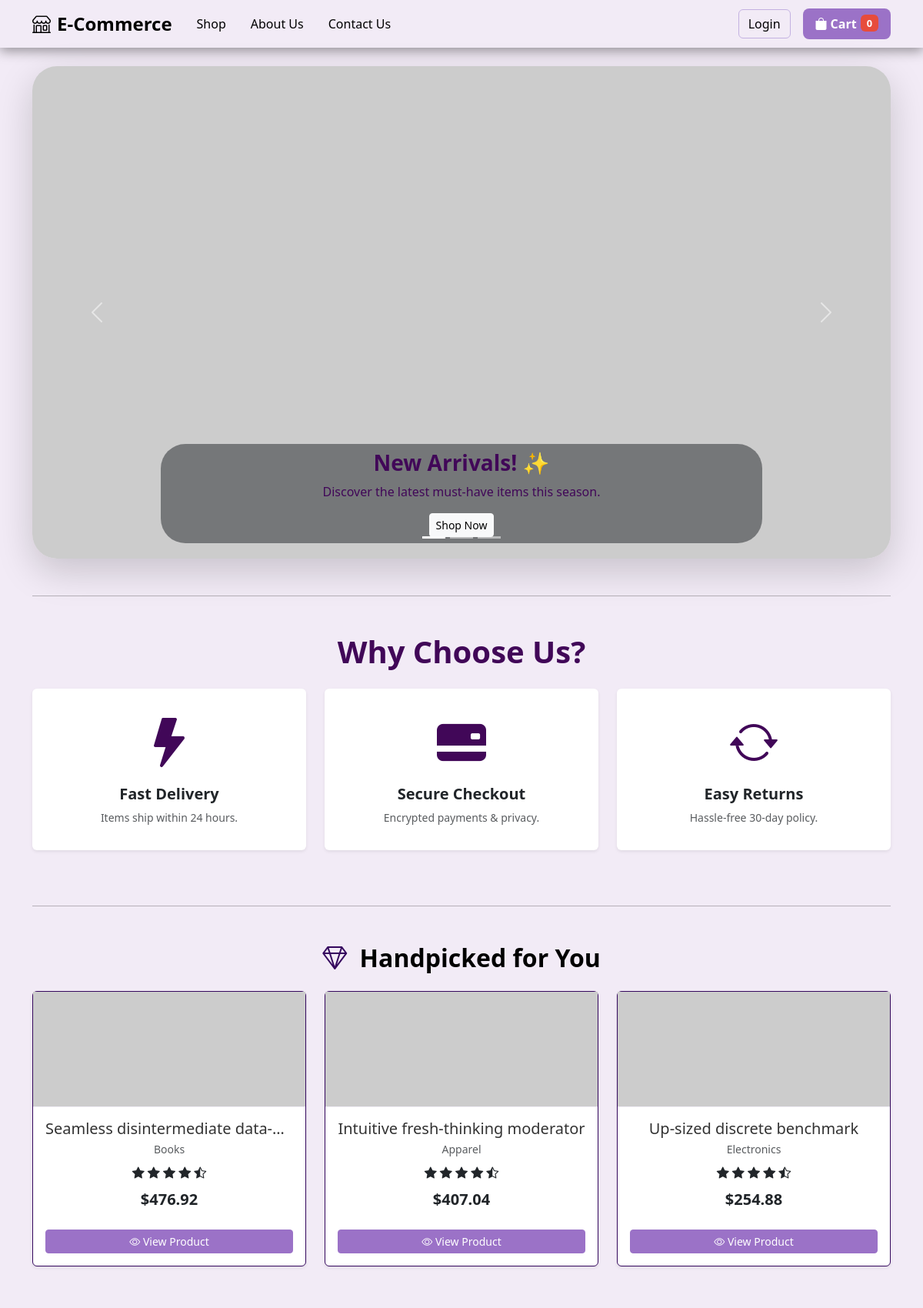
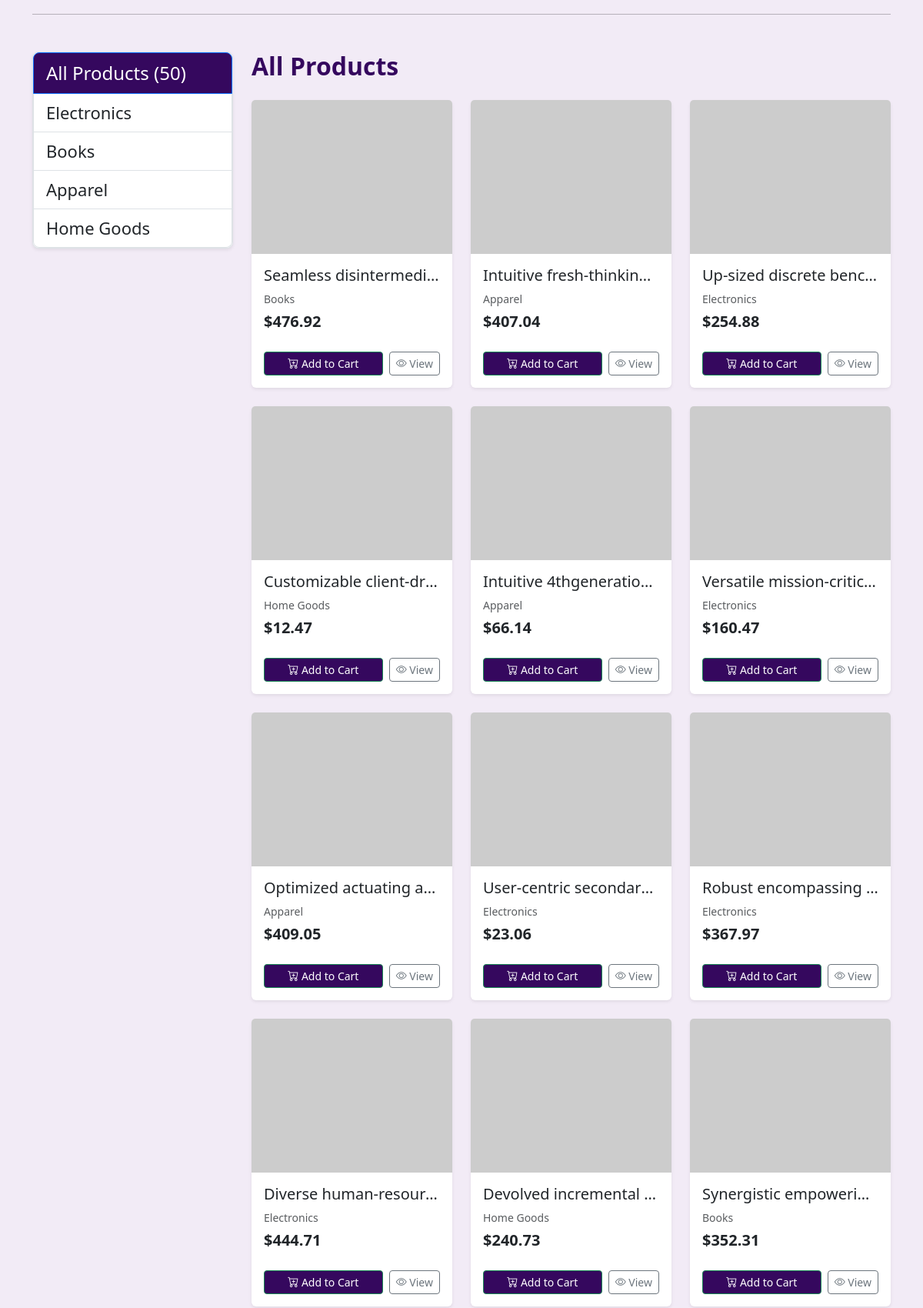
The page / (upper part) on the database its author committed (2 pictures, top to bottom).
### store/models.py (models this page shows, shortened)
class Product(models.Model):
    category = models.ForeignKey(Category, on_delete=models.SET_NULL, null=True)
    name = models.CharField(max_length=200)
    price = models.DecimalField(max_digits=7, decimal_places=2)
    image = models.ImageField(upload_to='products/', null=True, blank=True)
    digital = models.BooleanField(default=False, null=True, blank=False)

class Category(models.Model):
    name = models.CharField(max_length=100, unique=True)
    slug = models.SlugField(max_length=100, unique=True, blank=True)
    class Meta:
        verbose_name_plural = 'Categories'

### store/views.py (the view)
# urls.py: 2. Add a URL to urlpatterns:  path('', views.home, name='home')
def home(request, category_slug=None):
    data = cart_data(request)
    customer = data['customer']
    cart_items_count = data['cart_items_count']
    try:
        products = Product.objects.all()
        categories = Category.objects.all()
    except Exception: # Use a general catch for model import/DB errors during development
        products = []
        categories = []
    selected_category_slug = None
    if category_slug:
        selected_category_slug = category_slug
        products = products.filter(category__slug=category_slug)
    carousel_products = products[:3]
    suggested_products = Product.objects.order_by('-id')[:4]
    features = [
        {"icon": "bi-lightning-charge", "title": "Fast Delivery", "description": "Get your order in 3-5 business days."},
        {"icon": "bi-shield-check", "title": "Secure Payments", "description": "100% secure payment gateway with SSL."},
        {"icon": "bi-arrow-repeat", "title": "Easy Returns", "description": "30-day no-hassle return policy."},
    ]
    context = {
        'products': products,
        'categories': categories,
        'selected_category_slug': selected_category_slug,
        'carousel_products': carousel_products,
        'suggested_products': suggested_products,
        'features': features,
        'customer': customer,
        'cart_items_count': cart_items_count,
    }
    return render(request, 'store/index.html', context)

### store/utils.py (called while the page is built, shortened)
def cookie_cart(request):
    try:
        cart = json.loads(request.COOKIES['cart'])
    except:
        cart = {}
    items = []
    order = {'get_cart_total': 0, 'get_cart_items': 0, 'shipping': False}
    cart_items_count = order['get_cart_items']
    return {'cart_items_count': cart_items_count, 'order': order, 'items': items, 'customer': None} # Added customer: None for consistency

def cart_data(request):
    if request.user.is_authenticated:
        user = request.user
        try:
            customer = user.customer
        except ObjectDoesNotExist:
            customer = Customer.objects.create(
                user=user,
                name=user.username,
                email=user.email
            )
        order, created = Order.objects.get_or_create(customer=customer, complete=False)
        items = order.orderitem_set.all()
        cart_items_count = order.get_cart_items
    else:
        cookie_data = cookie_cart(request)
        cart_items_count = cookie_data['cart_items_count']
        order = cookie_data['order']
        items = cookie_data['items']
        customer = cookie_data['customer'] # Will be None from cookie_cart
    return {'cart_items_count': cart_items_count, 'order': order, 'items': items, 'customer': customer}

### store/templates/store/index.html (shortened to what this page needs)
{% extends 'base.html' %}
{% load static %}
{% block content %}
<div id="heroCarousel" class="carousel slide mb-5 mt-4 shadow-lg rounded-3 overflow-hidden" data-bs-ride="carousel" style="border-radius: 32px !important;">
    <div class="carousel-indicators">
        <button type="button" data-bs-target="#heroCarousel" data-bs-slide-to="0" class="active" aria-current="true" aria-label="Slide 1"></button>
        <button type="button" data-bs-target="#heroCarousel" data-bs-slide-to="1" aria-label="Slide 2"></button>
        <button type="button" data-bs-target="#heroCarousel" data-bs-slide-to="2" aria-label="Slide 3"></button>
    </div>
    <div class="carousel-inner">
        <div class="carousel-item active">
            <img src="https://picsum.photos/seed/promo-1/1200/300" class="d-block w-100" alt="New Arrivals">
            <div class="carousel-caption d-none d-md-block bg-dark bg-opacity-50 p-2 rounded-3" style="border-radius: 32px !important;">
                <h3 class="fw-bold" style="color: rgb(65, 7, 88) !important;">New Arrivals! ✨</h3>
                <p style="color: rgb(65, 7, 88) !important;">Discover the latest must-have items this season.</p>
                <a href="#" class="btn btn-sm btn-light">Shop Now</a>
            </div>
        </div>
    </div>
    <button class="carousel-control-prev" type="button" data-bs-target="#heroCarousel" data-bs-slide="prev">
        <span class="carousel-control-prev-icon" aria-hidden="true"></span>
    </button>
    <button class="carousel-control-next" type="button" data-bs-target="#heroCarousel" data-bs-slide="next">
        <span class="carousel-control-next-icon" aria-hidden="true"></span>
    </button>
</div>
<hr class="my-5">
<h2 class="text-center mb-4 display-6 fw-bold " style="color: rgb(65, 7, 88);">Why Choose Us?</h2>
<div class="row text-center mb-5">
    <div class="col-md-4 mb-4">
        <div class="feature-card card h-100 shadow-sm border-0 p-3 hover-lift">
            <div class="card-body">
                <i class="bi bi-lightning-fill display-3 text-primary mb-3" style="color: rgb(65, 7, 88) !important;"></i>
                <h5 class="fw-bold mb-2">Fast Delivery</h5>
                <p class="text-muted small mb-0">Items ship within 24 hours.</p>
            </div>
        </div>
    </div>
    <div class="col-md-4 mb-4">
        <div class="feature-card card h-100 shadow-sm border-0 p-3 hover-lift">
            <div class="card-body">
                <i class="bi bi-credit-card-2-back-fill display-3 text-secondary mb-3" style="color: rgb(65, 7, 88) !important;"></i>
                <h5 class="fw-bold mb-2">Secure Checkout</h5>
                <p class="text-muted small mb-0">Encrypted payments & privacy.</p>
            </div>
        </div>
    </div>
    <div class="col-md-4 mb-4">
        <div class="feature-card card h-100 shadow-sm border-0 p-3 hover-lift">
            <div class="card-body">
                <i class="bi bi-arrow-repeat display-3 text-dark mb-3" style="color: rgb(65, 7, 88) !important;"></i>
                <h5 class="fw-bold mb-2">Easy Returns</h5>
                <p class="text-muted small mb-0">Hassle-free 30-day policy.</p>
            </div>
        </div>
    </div>
</div>
<hr class="my-5">
<h2 class="mb-4 text-center fw-bold" style="color: var(--custom-purple) !important;">
    <i class="bi bi-gem me-2" style="color: var(--bs-primary);"></i> Handpicked for You
</h2>
<div class="row mb-5">
    {% for product in products|slice:":3" %}
    <div class="col-lg-4 col-md-6 mb-4">
        <div class="suggested-product-card card h-100 shadow-sm">
            <div class="img-container">
                {% if product.image %}
                <img src="{{ product.image.url }}" alt="{{ product.name }}" loading="lazy">
                {% else %}
                <img src="https://picsum.photos/seed/suggested-{{ product.id }}/300/200"
                     alt="{{ product.name }} placeholder" loading="lazy">
                {% endif %}
            </div>
            <div class="card-body text-center d-flex flex-column">
                <h5 class="card-title text-truncate mb-1">{{ product.name }}</h5>
                <p class="card-text text-muted small mb-2">{{ product.category.name }}</p>
                <div class="star-rating mb-2">
                    <i class="bi bi-star-fill fs-6" style="color: var(--custom-purple);"></i>
                    <i class="bi bi-star-fill fs-6" style="color: var(--custom-purple);"></i>
                    <i class="bi bi-star-fill fs-6" style="color: var(--custom-purple);"></i>
                    <i class="bi bi-star-fill fs-6" style="color: var(--custom-purple);"></i>
                    <i class="bi bi-star-half fs-6" style="color: var(--custom-purple);"></i>
                </div>
                <p class="card-text fw-bold fs-5 mt-auto text-dark">${{ product.price|floatformat:2 }}</p>
                <div class="d-grid mt-2">
                    <a href="{% url 'store:product_detail' product.id %}" class="btn btn-primary btn-sm" style="background-color: #35085e; color: white;">
                        <i class="bi bi-eye"></i> View Product
                    </a>
                </div>
            </div>
        </div>
    </div>
    {% empty %}
    <div class="col-12">
        <div class="alert alert-info text-center" role="alert">
            <i class="bi bi-info-circle me-2"></i> No suggested products to show yet.
        </div>
    </div>
    {% endfor %}
</div>
<hr class="my-5">
<div class="row">
    <div class="col-md-3">
        <div class="list-group mb-4 shadow-sm bg-white border rounded-3">
            <a href="{% url 'store:home' %}"
                class="list-group-item list-group-item-action {% if not selected_category_slug %}active{% endif %}" style="background-color: #35085e;color: white;font-size: 24px;">
                All Products ({{ products|length }})
            </a>
            {% for category in categories %}
            <a href="{% url 'store:home' %}?category={{ category.slug }}"
                class="list-group-item list-group-item-action {% if selected_category_slug == category.slug %}active{% endif %}" style="font-size: 22px;">
                {{ category.name }}
            </a>
            {% endfor %}
        </div>
    </div>
    <div class="col-md-9">
        <h2 class="mb-4" style="color: #35085e;font-weight: bold;">
            {% if selected_category_slug %}
                {{ selected_category_slug|title }} Products
            {% else %}
                All Products
            {% endif %}
        </h2>
        <div class="row">
            {% if products %}
                {% for product in products %}
                <div class="col-lg-4 col-md-6 mb-4">
                    <div class="card shadow-sm h-100 border-0">
                        <div class="img-container" style="height: 200px; overflow: hidden;">
                            {% if product.image %}
                            <img src="{{ product.image.url }}" class="card-img-top w-100" alt="{{ product.name }}" style="height: 100%; object-fit: cover;">
                            {% else %}
                            <img src="https://picsum.photos/seed/{{ product.id }}/300/200"
                                class="card-img-top w-100" alt="{{ product.name }} placeholder"
                                style="height: 100%; object-fit: cover;">
                            {% endif %}
                        </div>
                        <div class="card-body d-flex flex-column">
                            <h5 class="card-title text-truncate">{{ product.name }}</h5>
                            <p class="card-text text-muted mb-1 small">{{ product.category.name }}</p>
                            <p class="card-text fw-bold fs-5 mt-auto">${{ product.price|floatformat:2 }}</p>
                            <div class="d-flex justify-content-between align-items-center mt-2">
                                <button data-product="{{product.id}}" data-action="add"
                                         class="btn btn-sm btn-success update-cart flex-grow-1 me-2" style="color: white;background-color: #35085e;">
                                    <i class="bi bi-cart-plus"></i> Add to Cart
                                </button>
                                <a href="{% url 'store:product_detail' product.id %}" class="btn btn-sm btn-outline-secondary">
                                    <i class="bi bi-eye"></i> View
                                </a>
                            </div>
                        </div>
                    </div>
                </div>
                {% endfor %}
            {% else %}
                <div class="col-12">
                    <div class="alert alert-warning" role="alert">
                        <i class="bi bi-info-circle me-2"></i> No products found in this category.
                    </div>
                </div>
            {% endif %}
        </div>
    </div>
</div>
{% endblock content %}

### store/templates/base.html (style rules this page uses)
:root { --pastel-purple: #9B72C7; --accent-lavender: #C3B1E1; --off-white: #FFFFFF; --bs-primary: var(--pastel-purple); --bs-primary-rgb: 155, 114, 199; }
body { background-color: var(--soft-lavender); font-family: 'Segoe UI', Tahoma, Geneva, Verdana, sans-serif; color: var(--deep-violet); }
.btn-primary { background-color: var(--pastel-purple) !important; border-color: var(--pastel-purple) !important; transition: transform 0.2s, box-shadow 0.2s; }

### store/templates/store/index.html (style rules this page uses)
body { background-color: #f2ebf6; }
#heroCarousel { height: 80vh; }
#heroCarousel .carousel-inner, #heroCarousel .carousel-item { height: 100%; }
#heroCarousel .carousel-item img { height: 100%; object-fit: cover; width: 100%; }
.feature-card { transition: all 0.3s ease; cursor: default; }
.feature-card .card-body { display: flex; flex-direction: column; justify-content: center; align-items: center; }
:root { --bs-primary: #35085e; }
.suggested-product-card { transition: all 0.3s ease; border: 1px solid var(--bs-primary); }
.suggested-product-card .img-container { height: 150px; overflow: hidden; display: flex; align-items: center; justify-content: center; background-color: #f8f9fa; border-bottom: 1px solid rgba(var(--bs-primary-rgb), 0.1); }
.suggested-product-card .img-container img { width: 100%; height: 100%; object-fit: cover; }
.suggested-product-card .card-body { padding-top: 1rem; padding-bottom: 1rem; }
.suggested-product-card .card-title { color: #333; }
.suggested-product-card .star-rating .bi-star-fill { color: var(--custom-purple); }

### rows shown on the page
Product: name "Seamless disintermediate data-…", category.name "Books", price "476.92", name "Seamless disintermedi…"
Product: name "Intuitive fresh-thinking moderator", category.name "Apparel", price "407.04", name "Intuitive fresh-thinkin…"
Product: name "Up-sized discrete benchmark", category.name "Electronics", price "254.88", name "Up-sized discrete benc…"
Category: name "Electronics"
Category: name "Books"
Category: name "Apparel"
Category: name "Home Goods"
Product: name "Customizable client-dr…", category.name "Home Goods", price "12.47"
Product: name "Intuitive 4thgeneratio…", category.name "Apparel", price "66.14"
Product: name "Versatile mission-critic…", category.name "Electronics", price "160.47"
Product: name "Optimized actuating a…", category.name "Apparel", price "409.05"
Product: name "User-centric secondar…", category.name "Electronics", price "23.06"
Product: name "Robust encompassing…", category.name "Electronics", price "367.97"
Product: name "Diverse human-resour…", category.name "Electronics", price "444.71"
Product: name "Devolved incremental…", category.name "Home Goods", price "240.73"
Product: name "Synergistic empoweri…", category.name "Books", price "352.31"

### other values the page prints
{{ cart_items_count|default:0 }} "0"
{{ products|length }} "50"
